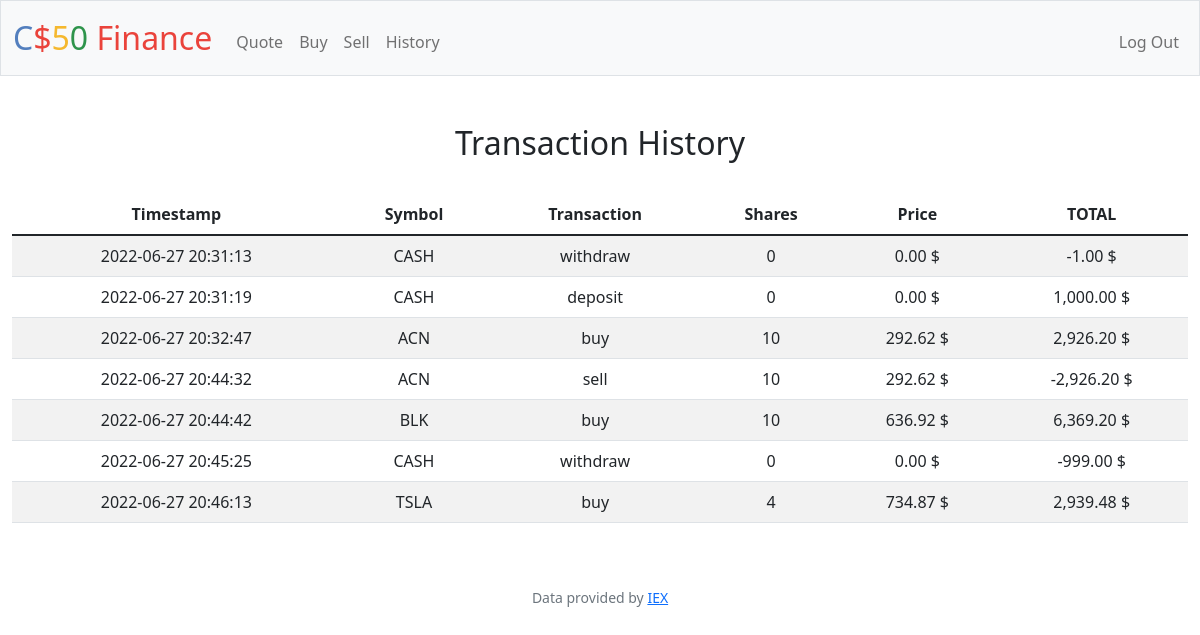
The app's page /history (signed in) with its own data.
### tables this page shows
CREATE TABLE history (
   id INTEGER PRIMARY KEY AUTOINCREMENT,
   date_time TEXT DEFAULT CURRENT_TIMESTAMP NOT NULL,
   user_id INTEGER NOT NULL,
   type TEXT CHECK(type in ("buy", "sell", "withdraw", "deposit")),
   symbol TEXT NOT NULL,
   shares INTEGER CHECK(shares >= 0),
   price REAL CHECK(price >= 0),
   total REAL NOT NULL,
   FOREIGN KEY(user_id) REFERENCES users(id)
) STRICT;

### app.py (the view)
@app.route("/history")
@login_required
def history():
	rows = db.execute("SELECT SUM(total) as gtotal FROM history WHERE user_id = ?", (session["user_id"],)).fetchall()
	gtotal = rows[0]["gtotal"]
	rows = db.execute("SELECT * FROM history WHERE user_id = ?", (session["user_id"],)).fetchall()
	return render_template("history.html", rows=rows, gtotal=gtotal)

### app.py (called while the page is built)
@app.after_request
def after_request(response):
	response.headers["Cache-Control"] = "no-cache, no-store, must-revalidate"
	response.headers["Expires"] = 0
	response.headers["Pragma"] = "no-cache"
	return response

### helpers.py (called while the page is built)
def login_required(f):
    @wraps(f)
    def decorated_function(*args, **kwargs):
        if session.get("user_id") is None:
            return redirect("/login")
        return f(*args, **kwargs)
    return decorated_function

def usd(value):
    return f"{value:,.2f} $"

### templates/history.html (shortened to what this page needs)
{% extends "layout.html" %}
{% block main %}
    <h2>Transaction History</h2>
    <br>
    <table class="table table-striped">
        <thead>
            <tr>
                <th>Timestamp</th>
                <th>Symbol</th>
                <th>Transaction</th>
                <th>Shares</th>
                <th>Price</th>
                <th>TOTAL</th>
            </tr>
        </thead>
        <tbody>
            {% for row in rows %}
                <tr>
                    <td>{{ row.date_time }}</td>
                    <td>{{ row.symbol }}</td>
                    <td>{{ row.type }}</td>
                    <td>{{ row.shares }}</td>
                    <td>{{ row.price | usd }}</td>
                    <td>{{ row.total | usd }}</td>
                </tr>
            {% endfor %}
        </tbody>
    </table>
{% endblock %}

### templates/layout.html (shortened to what this page needs)
<!DOCTYPE html>
<html lang="en">
    <head>
        <link href="https://cdn.jsdelivr.net/npm/bootstrap@5.1.3/dist/css/bootstrap.min.css" rel="stylesheet">
        <link href="/static/styles.css" rel="stylesheet">
    </head>
    <body>
        <nav class="bg-light border navbar navbar-expand-md navbar-light">
            <div class="container-fluid">
                <a class="navbar-brand" href="/"><span class="blue">C</span><span class="red">$</span><span class="yellow">5</span><span class="green">0</span> <span class="red">Finance</span></a>
                <div class="collapse navbar-collapse" id="navbar">
                    {% if session["user_id"] %}
                        <ul class="navbar-nav me-auto mt-2">
                            <li class="nav-item"><a class="nav-link" href="/quote">Quote</a></li>
                            <li class="nav-item"><a class="nav-link" href="/buy">Buy</a></li>
                            <li class="nav-item"><a class="nav-link" href="/sell">Sell</a></li>
                            <li class="nav-item"><a class="nav-link" href="/history">History</a></li>
                        </ul>
                        <ul class="navbar-nav ms-auto mt-2">
                            <li class="nav-item"><a class="nav-link" href="/logout">Log Out</a></li>
                        </ul>
                    {% else %}
                        <ul class="navbar-nav ms-auto mt-2">
                            <li class="nav-item"><a class="nav-link" href="/register">Register</a></li>
                            <li class="nav-item"><a class="nav-link" href="/login">Log In</a></li>
                        </ul>
                    {% endif %}
                </div>
            </div>
        </nav>
        <main class="container-fluid py-5 text-center">
            {% block main %}{% endblock %}
        </main>
        <footer class="mb-5 small text-center text-muted">
            Data provided by <a href="https://iexcloud.io/">IEX</a>
        </footer>
    </body>
</html>

### static/styles.css (style rules this page uses)
nav .navbar-brand { font-size: xx-large; }
nav .navbar-brand .blue { color: #537fbe; }
nav .navbar-brand .red { color: #ea433b; }
nav .navbar-brand .yellow { color: #f5b82e; }
nav .navbar-brand .green { color: #2e944b; }

### records on screen
history: date_time "2022-06-27 20:31:13", symbol "CASH", type "withdraw", shares "0", price "0.00 $", total "-1.00 $"
history: date_time "2022-06-27 20:31:19", symbol "CASH", type "deposit", shares "0", price "0.00 $", total "1,000.00 $"
history: date_time "2022-06-27 20:32:47", symbol "ACN", type "buy", shares "10", price "292.62 $", total "2,926.20 $"
history: date_time "2022-06-27 20:44:32", symbol "ACN", type "sell", shares "10", price "292.62 $", total "-2,926.20 $"
history: date_time "2022-06-27 20:44:42", symbol "BLK", type "buy", shares "10", price "636.92 $", total "6,369.20 $"
history: date_time "2022-06-27 20:45:25", symbol "CASH", type "withdraw", shares "0", price "0.00 $", total "-999.00 $"
history: date_time "2022-06-27 20:46:13", symbol "TSLA", type "buy", shares "4", price "734.87 $", total "2,939.48 $"
